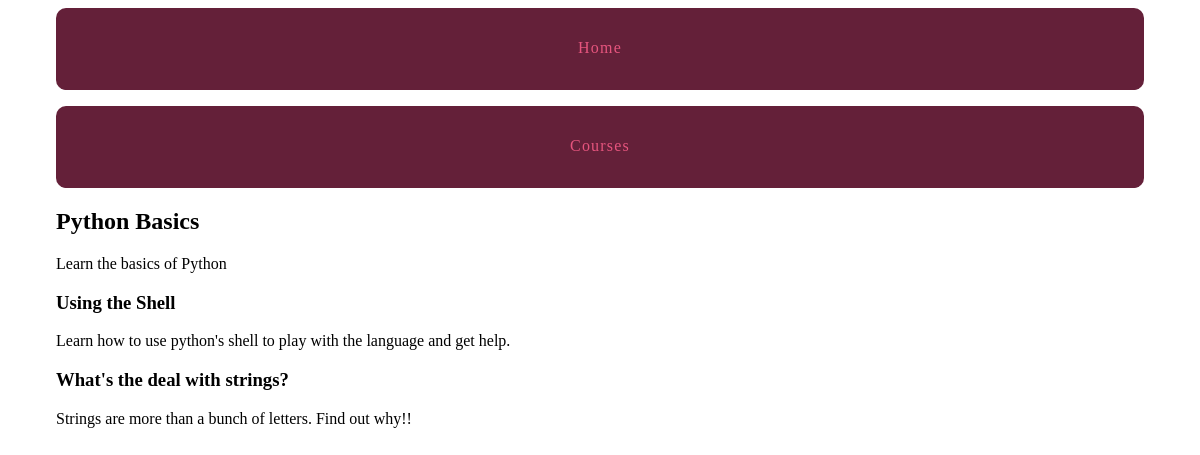
The page /courses/1/ on the database its author committed.
### courses/models.py (models this page shows, shortened)
class Course(models.Model):
    created_at = models.DateTimeField(auto_now_add=True)
    title = models.CharField(max_length=255)
    description = models.TextField()

class Step(models.Model):
    title = models.CharField(max_length=255)
    description = models.TextField()
    content = models.TextField(blank=True, default='')
    order = models.IntegerField(default=0)
    course = models.ForeignKey(Course)
    class Meta:
        ordering = ['order', ]

### courses/views.py (the view)
# urls.py: url(r'(?P<pk>\d+)/$', views.course_detail, name='detail'),
def course_detail(request, pk):
    course = get_object_or_404(Course, pk=pk)
    return render(request, 'courses/course_detail.html', {'course': course})

### courses/templates/courses/course_detail.html (shortened to what this page needs)
{% extends "layout.html" %}
{%block content %}
<article>
    <h2>{{ course.title}}</h2>
    {{ course.description }}
    <section>
        {% for step in course.step_set.all %}
            <h3>{{ step.title }}</h3>
            {{ step.description}}
        {% endfor %}
    </section>
</article>
{% endblock %}

### static/css/layout.css (style rules this page uses)
html { box-sizing: border-box; }
*, *::after, *::before { box-sizing: inherit; }

### rows shown on the page
Course: title "Python Basics", description "Learn the basics of Python"
Step: title "Using the Shell", description "Learn how to use python's shell to play with the language and get help."
Step: title "What's the deal with strings?", description "Strings are more than a bunch of letters. Find out why!!"
